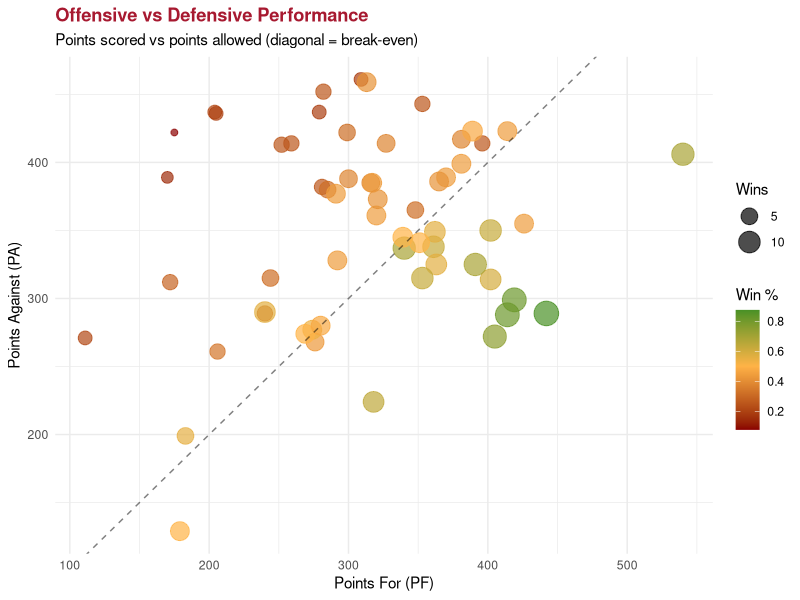

Here is the R script that generated this plot:
# Load libraries and data

library(tidyverse)
library(patchwork)

falcons_roster <- read_csv("data/falcons-roster.csv")
falcons_scores <- read_csv("data/falcons-scores.csv")
falcons_seasons <- read_csv("data/falcons-seasons.csv")

# Create visualization

p <-
  falcons_seasons |>
  filter(season_type == "regular", !is.na(PF), !is.na(PA)) |>
  ggplot(aes(x = PF, y = PA)) +
  geom_point(aes(color = PCT, size = W), alpha = 0.7) +
  geom_abline(slope = 1, intercept = 0, linetype = "dashed", alpha = 0.5) +
  scale_color_gradient2(
    low = "#8B0000",
    mid = "#FFB347",
    high = "#228B22",
    midpoint = 0.5,
    name = "Win %"
  ) +
  scale_size_continuous(name = "Wins", range = c(2, 8)) +
  labs(
    title = "Offensive vs Defensive Performance",
    subtitle = "Points scored vs points allowed (diagonal = break-even)",
    x = "Points For (PF)",
    y = "Points Against (PA)"
  ) +
  theme_minimal() +
  theme(plot.title = element_text(color = "#A71930", face = "bold"))

p
